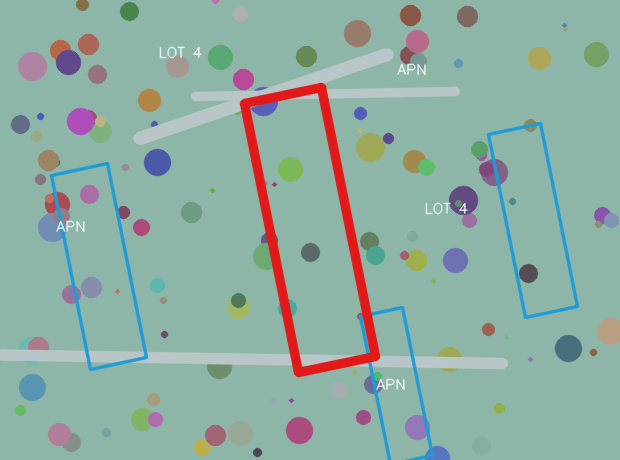
#> input picture tools/primary-lot-line-converter/backend/tests/fixtures/real_parcels/real_01_middlesex_aerial_red_thick.png, 620 x 460 px
$ python -i extraction.py   (imports and definitions only)
#> lines starting #> are read from the running program, lines starting #| are printed output that depends on the picture
#> further down, picture is the input picture: shape (460, 620, 3); mean B, G, R 162.7, 173.3, 143.1
### tools/primary-lot-line-converter/backend/app/geometry.py
from __future__ import annotations

from collections.abc import Iterable

from shapely import make_valid
from shapely.geometry import MultiPolygon, Polygon
from shapely.geometry.polygon import orient

from app.models import PixelPoint, Point


# [5 lines left out: function close_ring, not called in this run]


def _largest_polygon(geometry) -> Polygon | None:
    if geometry.is_empty:
        return None
    if isinstance(geometry, Polygon):
        return geometry
    if isinstance(geometry, MultiPolygon):
        return max(geometry.geoms, key=lambda poly: poly.area, default=None)
    if hasattr(geometry, "geoms"):
        polygons = [geom for geom in geometry.geoms if isinstance(geom, Polygon)]
        return max(polygons, key=lambda poly: poly.area, default=None)
    return None


def repair_pixel_polygon(points: Iterable[PixelPoint], min_area: float = 25.0) -> list[PixelPoint] | None:
    unique_points = list(dict.fromkeys((int(x), int(y)) for x, y in points))
    if len(unique_points) < 3:
        return None

    raw_polygon = Polygon(unique_points)
    polygon = raw_polygon
    if not polygon.is_valid:
        polygon = make_valid(polygon)
    polygon = _largest_polygon(polygon)
    if polygon is None or polygon.area < min_area:
        return None
    if not polygon.is_valid:
        polygon = polygon.buffer(0)
        polygon = _largest_polygon(polygon)
    if polygon is None or polygon.area < min_area:
        return None

    polygon = orient(polygon, sign=1.0)
    coords = [(int(round(x)), int(round(y))) for x, y in polygon.exterior.coords[:-1]]
    if len(coords) < 4:
        hull = raw_polygon.convex_hull
        if isinstance(hull, Polygon) and hull.area >= min_area:
            coords = [(int(round(x)), int(round(y))) for x, y in hull.exterior.coords[:-1]]
    coords = list(dict.fromkeys(coords))
    if len(coords) < 3:
        return None
    return coords


def inset_pixel_polygon(
    points: Iterable[PixelPoint], distance: float, min_area: float = 25.0
) -> list[PixelPoint] | None:
    source = repair_pixel_polygon(points, min_area=min_area)
    if source is None or distance <= 0:
        return source

    polygon = Polygon(source).buffer(-distance, join_style=2, mitre_limit=4.0)
    polygon = _largest_polygon(polygon)
    if polygon is None or polygon.area < min_area:
        return source

    polygon = orient(polygon, sign=1.0)
    coords = [(int(round(x)), int(round(y))) for x, y in polygon.exterior.coords[:-1]]
    return repair_pixel_polygon(coords, min_area=min_area) or source


# [10 lines left out: function pixel_polygon_to_relative_lonlat, not called in this run]

### tools/primary-lot-line-converter/backend/app/extraction.py
from __future__ import annotations

from dataclasses import dataclass

import cv2
import numpy as np

from app.geometry import inset_pixel_polygon, pixel_polygon_to_relative_lonlat, repair_pixel_polygon
from app.models import ExtractionResult, PixelPoint


@dataclass
class Candidate:
    polygon: list[PixelPoint]
    score: float
    mask_name: str
    area_ratio: float


def extract_primary_lot(image_bgr: np.ndarray, hint_mask: np.ndarray | None = None) -> ExtractionResult:
    if image_bgr is None or image_bgr.size == 0:
        return _failed("Unsupported or empty image.")

    image = _normalize_image(image_bgr)
    height, width = image.shape[:2]
#> height = 460; width = 620
    masks = _build_masks(image, hint_mask)
    candidates: list[Candidate] = []
    for name, mask in masks:
        candidates.extend(_candidates_from_mask(mask, name, width, height, hint_mask is not None))

    if not candidates:
        return _failed(candidate_count=0, used_hint=hint_mask is not None)

    candidates.sort(key=lambda item: item.score, reverse=True)
    best = candidates[0]
    specific_masks = {"red", "orange", "pink", "blue_core", "blue", "green_line", "dark"}
    if best.mask_name in {"saturated", "edges"}:
        focused = [
            candidate
            for candidate in candidates
            if candidate.mask_name in specific_masks and candidate.score >= best.score - 0.12
        ]
        if focused:
            best = max(focused, key=lambda item: item.score)
    threshold = 0.48 if hint_mask is not None else 0.55
    if best.score < threshold:
        return _failed(candidate_count=len(candidates), used_hint=hint_mask is not None)

    confidence = min(0.98, max(0.55, best.score))
    warnings = [
        "World coordinates were not confidently recovered; exported coordinates use relative_0_0."
    ]
    return ExtractionResult(
        detected=True,
        confidence=confidence,
        pixel_polygon=best.polygon,
        georef_mode="relative_0_0",
        warnings=warnings,
        used_hint=hint_mask is not None,
        candidate_count=len(candidates),
    )


def create_overlay(image_bgr: np.ndarray, result: ExtractionResult) -> np.ndarray:
    overlay = image_bgr.copy()
    if result.detected and result.pixel_polygon:
        points = np.array(result.pixel_polygon, dtype=np.int32)
        fill = overlay.copy()
        cv2.fillPoly(fill, [points], (255, 255, 255))
        overlay = cv2.addWeighted(fill, 0.18, overlay, 0.82, 0)
        cv2.polylines(overlay, [points], True, (0, 0, 0), 7, cv2.LINE_AA)
        cv2.polylines(overlay, [points], True, (255, 255, 255), 3, cv2.LINE_AA)
    else:
        cv2.rectangle(overlay, (12, 12), (430, 58), (0, 0, 0), -1)
        cv2.putText(
            overlay,
            "No primary lot line detected",
            (24, 44),
            cv2.FONT_HERSHEY_SIMPLEX,
            0.85,
            (255, 255, 255),
            2,
            cv2.LINE_AA,
        )
    return overlay


def result_geo_polygon(result: ExtractionResult, width: int, height: int):
    return pixel_polygon_to_relative_lonlat(result.pixel_polygon, width=width, height=height)


def _normalize_image(image_bgr: np.ndarray) -> np.ndarray:
    max_side = max(image_bgr.shape[:2])
    if max_side <= 1800:
        return image_bgr.copy()
    scale = 1800 / max_side
    return cv2.resize(image_bgr, None, fx=scale, fy=scale, interpolation=cv2.INTER_AREA)


def _failed(
    warning: str = "No primary highlighted lot boundary could be detected.",
    candidate_count: int = 0,
    used_hint: bool = False,
) -> ExtractionResult:
    return ExtractionResult(
        detected=False,
        confidence=0.0,
        pixel_polygon=[],
        georef_mode="relative_0_0",
        warnings=[warning],
        error_code="no_primary_lot_line_detected",
        used_hint=used_hint,
        candidate_count=candidate_count,
    )


def _build_masks(image: np.ndarray, hint_mask: np.ndarray | None) -> list[tuple[str, np.ndarray]]:
    hsv = cv2.cvtColor(image, cv2.COLOR_BGR2HSV)
#> hsv: shape (460, 620, 3); mean H, S, V 79.8, 64.9, 182
    h, s, v = cv2.split(hsv)
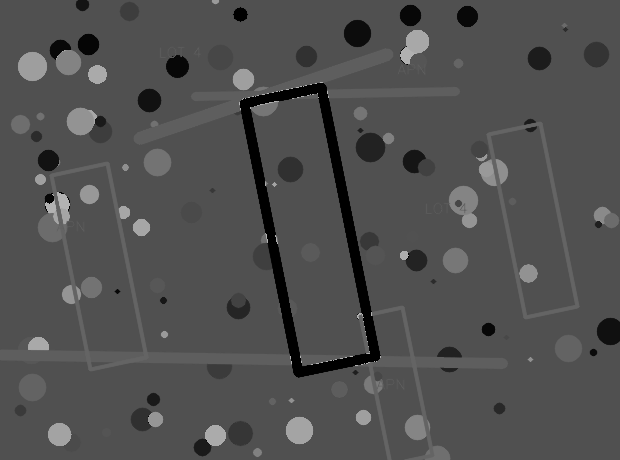
#> h: shape (460, 620); min 0, max 179, mean 79.8
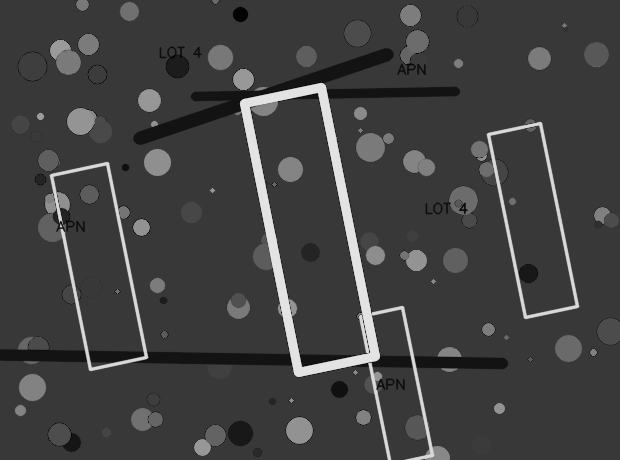
#> s: shape (460, 620); min 1, max 227, mean 64.9
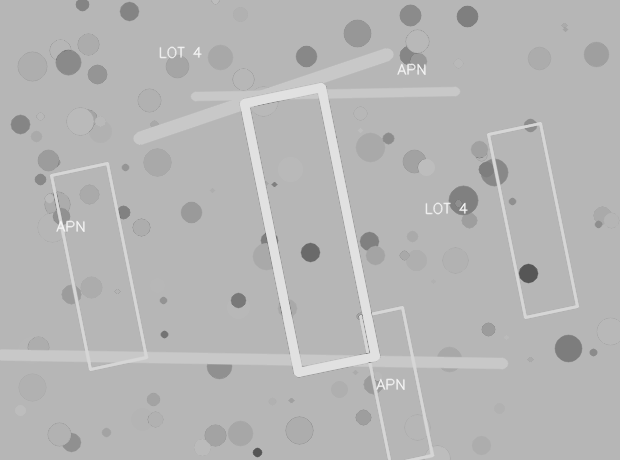
#> v: shape (460, 620); min 85, max 244, mean 182
    gray = cv2.cvtColor(image, cv2.COLOR_BGR2GRAY)
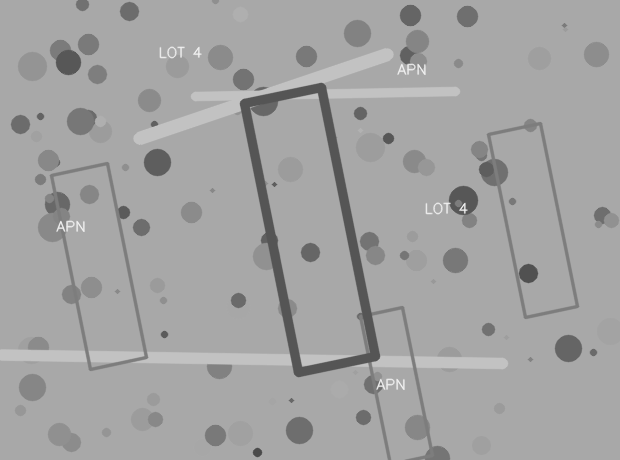
#> gray: shape (460, 620); min 74, max 240, mean 162.7

    masks: list[tuple[str, np.ndarray]] = []
    masks.append(("red", (((h <= 12) | (h >= 168)) & (s >= 65) & (v >= 70)).astype(np.uint8) * 255))
    masks.append(("orange", ((h >= 8) & (h <= 35) & (s >= 65) & (v >= 80)).astype(np.uint8) * 255))
    masks.append(("pink", ((h >= 135) & (h <= 178) & (s >= 45) & (v >= 85)).astype(np.uint8) * 255))
    masks.append(("blue_core", ((h >= 105) & (h <= 126) & (s >= 150) & (v >= 120)).astype(np.uint8) * 255))
    masks.append(("blue", ((h >= 85) & (h <= 132) & (s >= 45) & (v >= 60)).astype(np.uint8) * 255))
    masks.append(("green_line", ((h >= 38) & (h <= 86) & (s >= 75) & (v <= 190)).astype(np.uint8) * 255))
    masks.append(("saturated", ((s >= 90) & (v >= 90) & ~((h >= 42) & (h <= 82))).astype(np.uint8) * 255))

    dark = ((gray <= 72) & (s <= 120)).astype(np.uint8) * 255
#> dark: shape (460, 620); every value is 0
    masks.append(("dark", dark))

    edges = cv2.Canny(gray, 55, 140)
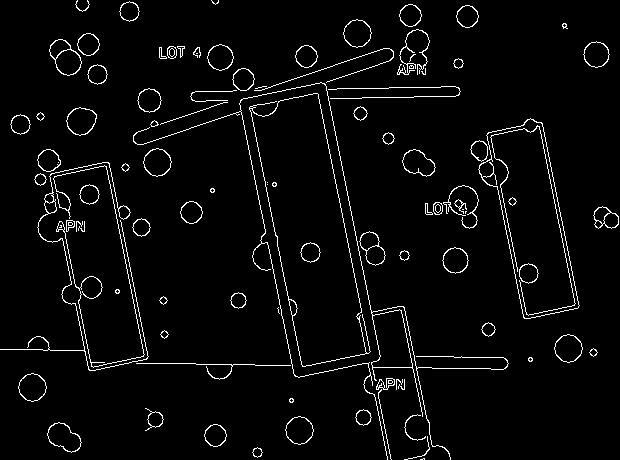
#> edges: shape (460, 620); 3.6% white in thin lines or dots
    masks.append(("edges", edges))

    if hint_mask is not None:
        hint = cv2.resize(hint_mask, (image.shape[1], image.shape[0]), interpolation=cv2.INTER_NEAREST)
        _, hint = cv2.threshold(hint, 20, 255, cv2.THRESH_BINARY)
        hint = cv2.dilate(hint, np.ones((9, 9), np.uint8), iterations=1)
        guided_edges = cv2.bitwise_and(cv2.dilate(edges, np.ones((5, 5), np.uint8), iterations=1), hint)
        masks.insert(0, ("hint", hint))
        masks.insert(1, ("hint_edges", cv2.bitwise_or(hint, guided_edges)))

    return [(name, _clean_mask(mask, name, hint_mask is not None)) for name, mask in masks]


def _clean_mask(mask: np.ndarray, name: str, has_hint: bool) -> np.ndarray:
    if name in {"hint", "hint_edges"}:
        kernel_size = 19
    elif name == "edges":
        kernel_size = 9
    elif name == "dark":
        kernel_size = 11
    else:
        kernel_size = 15
    kernel = np.ones((kernel_size, kernel_size), np.uint8)
    cleaned = cv2.morphologyEx(mask, cv2.MORPH_CLOSE, kernel, iterations=1)
    cleaned = cv2.dilate(cleaned, np.ones((5, 5), np.uint8), iterations=1)
    if has_hint and name not in {"hint", "hint_edges"}:
        cleaned = cv2.dilate(cleaned, np.ones((3, 3), np.uint8), iterations=1)
    return cleaned


def _candidates_from_mask(
    mask: np.ndarray, mask_name: str, width: int, height: int, has_hint: bool
) -> list[Candidate]:
    contours, _ = cv2.findContours(mask, cv2.RETR_EXTERNAL, cv2.CHAIN_APPROX_NONE)
    image_area = float(width * height)
    candidates: list[Candidate] = []
    min_area = image_area * (0.012 if has_hint else 0.02)

    for contour in contours:
        contour_area = float(cv2.contourArea(contour))
        if contour_area < min_area:
            continue
        area_ratio = contour_area / image_area
        if area_ratio > 0.88:
            continue

        perimeter = float(cv2.arcLength(contour, True))
        if perimeter <= 0:
            continue
        epsilon = max(0.75, min(2.0, 0.0016 * perimeter))
        approx = cv2.approxPolyDP(contour, epsilon, True).reshape(-1, 2)
        repaired = repair_pixel_polygon([(int(x), int(y)) for x, y in approx], min_area=min_area)
        if repaired is None:
            continue
        inset = max(2.0, min(9.0, max(width, height) * 0.010))
        repaired = inset_pixel_polygon(repaired, inset, min_area=min_area * 0.6) or repaired

        x, y, w, h = cv2.boundingRect(np.array(repaired, dtype=np.int32))
        if w < width * 0.08 or h < height * 0.08:
            continue
        contour_area = float(cv2.contourArea(np.array(repaired, dtype=np.int32)))
        if contour_area < min_area:
            continue
        bbox_area = max(float(w * h), 1.0)
        extent = contour_area / bbox_area
        if extent < 0.12 and not has_hint:
            continue

        score = _score_candidate(
            repaired,
            mask_name=mask_name,
            area_ratio=area_ratio,
            extent=extent,
            width=width,
            height=height,
            has_hint=has_hint,
        )
        candidates.append(Candidate(repaired, score, mask_name, area_ratio))

    return candidates


def _score_candidate(
    polygon: list[PixelPoint],
    mask_name: str,
    area_ratio: float,
    extent: float,
    width: int,
    height: int,
    has_hint: bool,
) -> float:
    xs = np.array([point[0] for point in polygon], dtype=np.float32)
    ys = np.array([point[1] for point in polygon], dtype=np.float32)
    centroid_x = float(xs.mean())
    centroid_y = float(ys.mean())
    center_distance = np.hypot((centroid_x / width) - 0.5, (centroid_y / height) - 0.5)
    center_score = max(0.0, 1.0 - center_distance * 1.8)
    area_score = 1.0 - min(abs(area_ratio - 0.34) / 0.34, 1.0)
    extent_score = min(max(extent, 0.0), 1.0)
    if 4 <= len(polygon) <= 140:
        vertex_score = 1.0
    elif len(polygon) <= 240:
        vertex_score = 0.88
    else:
        vertex_score = 0.72

    mask_bonus = {
        "hint": 0.30,
        "hint_edges": 0.26,
        "red": 0.18,
        "pink": 0.16,
        "blue_core": 0.18,
        "orange": 0.13,
        "blue": 0.13,
        "dark": 0.10,
        "green_line": 0.08,
        "saturated": 0.06,
        "edges": -0.08,
    }.get(mask_name, 0.0)
    hint_bonus = 0.08 if has_hint else 0.0
    return (
        0.36 * area_score
        + 0.26 * extent_score
        + 0.20 * center_score
        + 0.10 * vertex_score
        + mask_bonus
        + hint_bonus
    )

>>> import cv2
>>> picture = cv2.imread('../tests/fixtures/real_parcels/real_01_middlesex_aerial_red_thick.png')
>>> result = extract_primary_lot(picture)
#> in extract_primary_lot, `masks = _build_masks(image, hint_mask)`: masks = 9 items
#> the loop in extract_primary_lot, `for name, mask in masks:` made 9 passes
#> name on passes 2, 3, 4, 6, 8: 'orange', 'pink', 'blue_core', 'green_line', 'dark'
#> after the loop in extract_primary_lot, `for name, mask in masks:`: candidates = 8 items
#> in extract_primary_lot, `confidence = min(0.98, max(0.55, best.score))`: confidence = 0.731

$ run again, on tools/primary-lot-line-converter/backend/tests/fixtures/real_parcels/real_02_caldwell_aerial_orange_thick.png
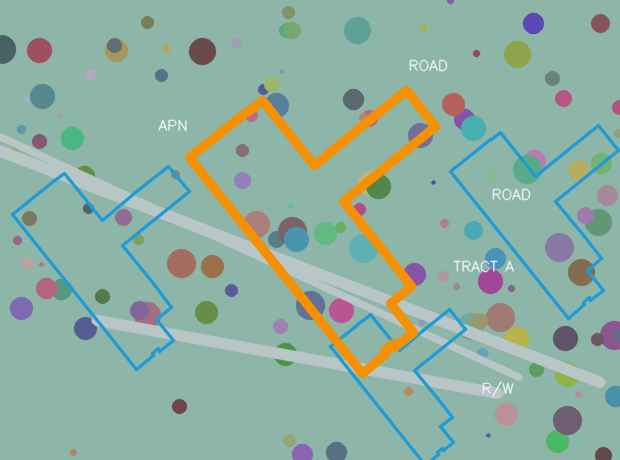
#> input picture tools/primary-lot-line-converter/backend/tests/fixtures/real_parcels/real_02_caldwell_aerial_orange_thick.png, 620 x 460 px
#> picture is the input picture: shape (460, 620, 3); mean B, G, R 161.2, 175.4, 143.3
#> hsv: shape (460, 620, 3); mean H, S, V 80.3, 68.1, 182.9
#> in _build_masks, `gray = cv2.cvtColor(image, cv2.COLOR_BGR2GRAY)`:
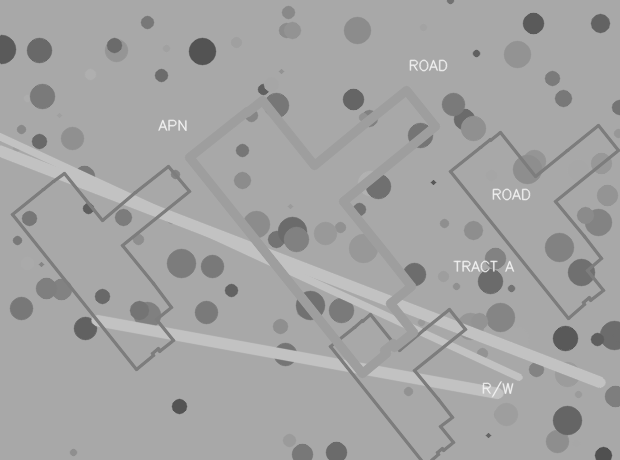
#> gray: shape (460, 620); min 80, max 240, mean 163.8
#> dark: shape (460, 620); every value is 0
#> in _build_masks, `edges = cv2.Canny(gray, 55, 140)`:
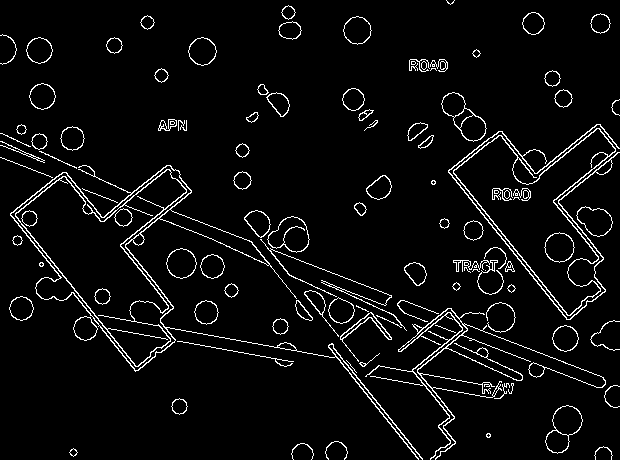
#> edges: shape (460, 620); 4.9% white in thin lines or dots
#> masks = 9 items
#> the loop in extract_primary_lot, `for name, mask in masks:` made 9 passes
#> name on passes 1, 3, 4, 6, 8: 'red', 'pink', 'blue_core', 'green_line', 'dark'
#> after the loop in extract_primary_lot, `for name, mask in masks:`: candidates = 5 items
#> focused = 1 item
#> confidence = 0.653

$ run again, on tools/primary-lot-line-converter/backend/tests/fixtures/real_parcels/real_03_los_aerial_blue_thick.png
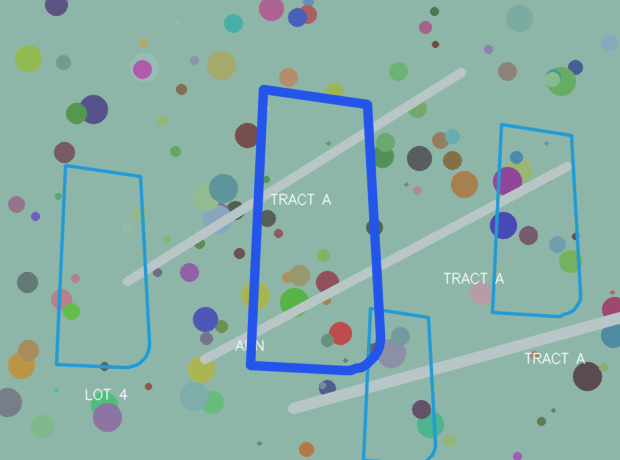
#> input picture tools/primary-lot-line-converter/backend/tests/fixtures/real_parcels/real_03_los_aerial_blue_thick.png, 620 x 460 px
#> picture is the input picture: shape (460, 620, 3); mean B, G, R 167.4, 175.2, 137.7
#> hsv: shape (460, 620, 3); mean H, S, V 82.2, 65, 182.4
#> in _build_masks, `gray = cv2.cvtColor(image, cv2.COLOR_BGR2GRAY)`:
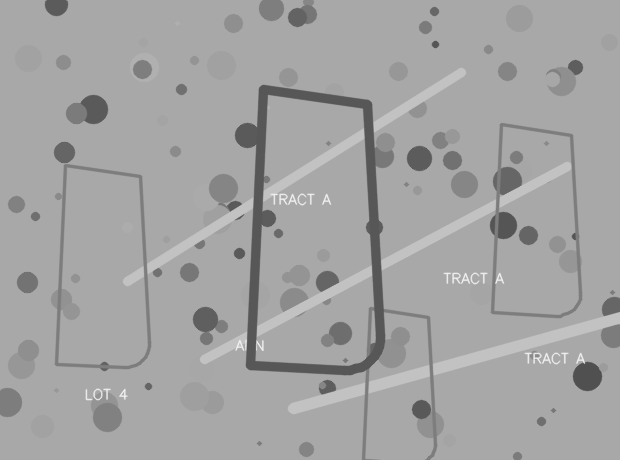
#> gray: shape (460, 620); min 80, max 240, mean 162.8
#> dark: shape (460, 620); every value is 0
#> in _build_masks, `edges = cv2.Canny(gray, 55, 140)`:
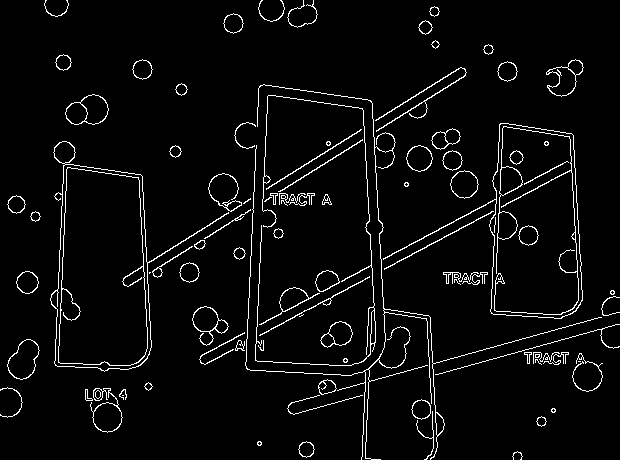
#> edges: shape (460, 620); 4.2% white in thin lines or dots
#> masks = 9 items
#> the loop in extract_primary_lot, `for name, mask in masks:` made 9 passes
#> name on passes 1, 2, 3, 6, 8: 'red', 'orange', 'pink', 'green_line', 'dark'
#> after the loop in extract_primary_lot, `for name, mask in masks:`: candidates = 8 items
#> confidence = 0.782

$ run again, on tools/primary-lot-line-converter/backend/tests/fixtures/real_parcels/real_04_central_aerial_pink_thick.png
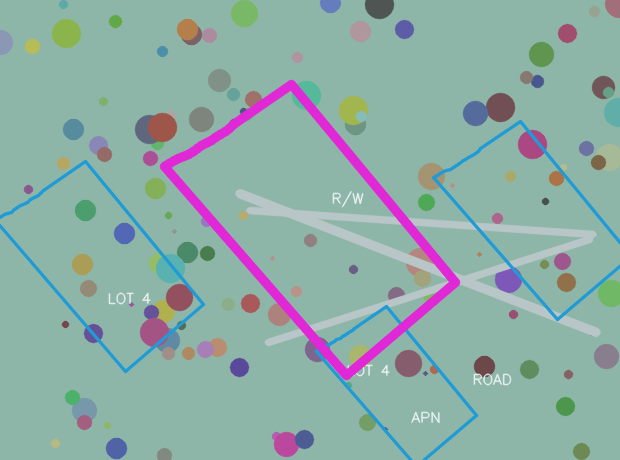
#> input picture tools/primary-lot-line-converter/backend/tests/fixtures/real_parcels/real_04_central_aerial_pink_thick.png, 620 x 460 px
#> picture is the input picture: shape (460, 620, 3); mean B, G, R 166.3, 172.8, 142.4
#> hsv: shape (460, 620, 3); mean H, S, V 83.6, 66, 181.8
#> in _build_masks, `gray = cv2.cvtColor(image, cv2.COLOR_BGR2GRAY)`:
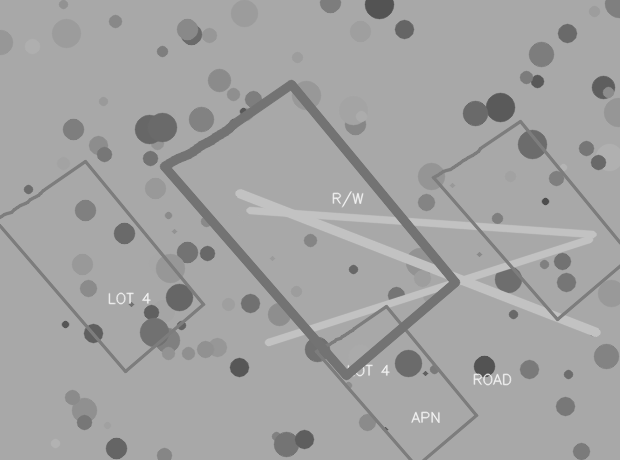
#> gray: shape (460, 620); min 77, max 240, mean 162.6
#> dark: shape (460, 620); every value is 0
#> in _build_masks, `edges = cv2.Canny(gray, 55, 140)`:
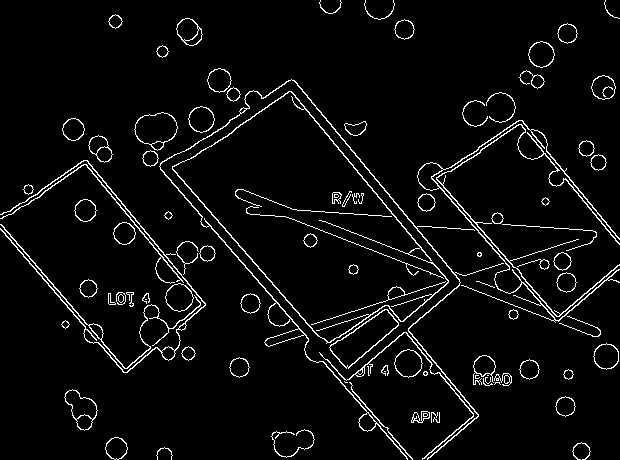
#> edges: shape (460, 620); 4.6% white in thin lines or dots
#> masks = 9 items
#> the loop in extract_primary_lot, `for name, mask in masks:` made 9 passes
#> name on passes 1, 2, 4, 6, 8: 'red', 'orange', 'blue_core', 'green_line', 'dark'
#> after the loop in extract_primary_lot, `for name, mask in masks:`: candidates = 7 items
#> confidence = 0.727
